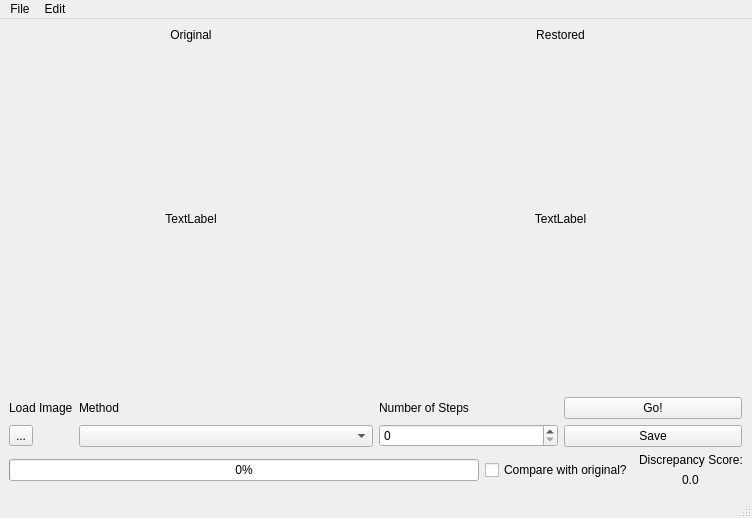
<?xml version="1.0" encoding="UTF-8"?>
<ui version="4.0">
 <class>MainWindow</class>
 <widget class="QMainWindow" name="MainWindow">
  <property name="geometry">
   <rect>
    <x>0</x>
    <y>0</y>
    <width>752</width>
    <height>518</height>
   </rect>
  </property>
  <property name="windowTitle">
   <string>MainWindow</string>
  </property>
  <widget class="QWidget" name="centralwidget">
   <layout class="QVBoxLayout" name="verticalLayout_3">
    <item>
     <layout class="QVBoxLayout" name="verticalLayout_2">
      <item>
       <layout class="QGridLayout" name="gridLayout_2">
        <item row="4" column="1">
         <layout class="QHBoxLayout" name="horizontalLayout">
          <item>
           <layout class="QVBoxLayout" name="verticalLayout_4">
            <item>
             <widget class="QLabel" name="label_3">
              <property name="text">
               <string>Number of Steps</string>
              </property>
             </widget>
            </item>
            <item>
             <widget class="QSpinBox" name="spinBox"/>
            </item>
           </layout>
          </item>
          <item>
           <layout class="QVBoxLayout" name="verticalLayout_5">
            <item>
             <widget class="QPushButton" name="pushButton">
              <property name="text">
               <string>Go!</string>
              </property>
             </widget>
            </item>
            <item>
             <widget class="QPushButton" name="pushButton_2">
              <property name="text">
               <string>Save</string>
              </property>
             </widget>
            </item>
           </layout>
          </item>
         </layout>
        </item>
        <item row="3" column="0">
         <spacer name="horizontalSpacer">
          <property name="orientation">
           <enum>Qt::Horizontal</enum>
          </property>
          <property name="sizeHint" stdset="0">
           <size>
            <width>362</width>
            <height>1</height>
           </size>
          </property>
         </spacer>
        </item>
        <item row="4" column="0">
         <layout class="QGridLayout" name="gridLayout_5">
          <item row="1" column="0">
           <widget class="QToolButton" name="toolButton">
            <property name="text">
             <string>...</string>
            </property>
           </widget>
          </item>
          <item row="0" column="0">
           <widget class="QLabel" name="label">
            <property name="text">
             <string>Load Image</string>
            </property>
           </widget>
          </item>
          <item row="0" column="1">
           <widget class="QLabel" name="label_2">
            <property name="text">
             <string>Method</string>
            </property>
           </widget>
          </item>
          <item row="1" column="1">
           <widget class="QComboBox" name="comboBox"/>
          </item>
         </layout>
        </item>
        <item row="3" column="1">
         <spacer name="horizontalSpacer_2">
          <property name="orientation">
           <enum>Qt::Horizontal</enum>
          </property>
          <property name="sizeHint" stdset="0">
           <size>
            <width>362</width>
            <height>1</height>
           </size>
          </property>
         </spacer>
        </item>
        <item row="2" column="0">
         <widget class="QLabel" name="label_6">
          <property name="minimumSize">
           <size>
            <width>0</width>
            <height>0</height>
           </size>
          </property>
          <property name="mouseTracking">
           <bool>false</bool>
          </property>
          <property name="text">
           <string>TextLabel</string>
          </property>
          <property name="alignment">
           <set>Qt::AlignCenter</set>
          </property>
         </widget>
        </item>
        <item row="2" column="1">
         <widget class="QLabel" name="label_7">
          <property name="layoutDirection">
           <enum>Qt::RightToLeft</enum>
          </property>
          <property name="text">
           <string>TextLabel</string>
          </property>
          <property name="alignment">
           <set>Qt::AlignCenter</set>
          </property>
         </widget>
        </item>
        <item row="2" column="2">
         <spacer name="verticalSpacer">
          <property name="orientation">
           <enum>Qt::Vertical</enum>
          </property>
          <property name="sizeHint" stdset="0">
           <size>
            <width>1</width>
            <height>329</height>
           </size>
          </property>
         </spacer>
        </item>
        <item row="0" column="0">
         <layout class="QHBoxLayout" name="horizontalLayout_2"/>
        </item>
        <item row="1" column="0">
         <widget class="QLabel" name="label_8">
          <property name="text">
           <string>Original</string>
          </property>
          <property name="alignment">
           <set>Qt::AlignCenter</set>
          </property>
         </widget>
        </item>
        <item row="1" column="1">
         <widget class="QLabel" name="label_9">
          <property name="text">
           <string>Restored</string>
          </property>
          <property name="alignment">
           <set>Qt::AlignCenter</set>
          </property>
         </widget>
        </item>
       </layout>
      </item>
      <item>
       <layout class="QHBoxLayout" name="horizontalLayout_9">
        <item>
         <widget class="QProgressBar" name="progressBar">
          <property name="value">
           <number>0</number>
          </property>
         </widget>
        </item>
        <item>
         <widget class="QCheckBox" name="checkBox">
          <property name="text">
           <string>Compare with original?</string>
          </property>
         </widget>
        </item>
        <item>
         <layout class="QVBoxLayout" name="verticalLayout_7">
          <item>
           <widget class="QLabel" name="label_4">
            <property name="text">
             <string>Discrepancy Score:</string>
            </property>
           </widget>
          </item>
          <item alignment="Qt::AlignHCenter">
           <widget class="QLabel" name="label_5">
            <property name="text">
             <string>0.0</string>
            </property>
           </widget>
          </item>
         </layout>
        </item>
       </layout>
      </item>
     </layout>
    </item>
   </layout>
  </widget>
  <widget class="QMenuBar" name="menubar">
   <property name="geometry">
    <rect>
     <x>0</x>
     <y>0</y>
     <width>752</width>
     <height>25</height>
    </rect>
   </property>
   <widget class="QMenu" name="menuFile">
    <property name="title">
     <string>File</string>
    </property>
    <addaction name="actionNew"/>
    <addaction name="actionLoad_New_Image"/>
    <addaction name="actionSave_Image"/>
    <addaction name="actionQuit"/>
   </widget>
   <widget class="QMenu" name="menuEdit">
    <property name="title">
     <string>Edit</string>
    </property>
    <addaction name="actionRestore_Image"/>
    <addaction name="actionSelect_specific_area"/>
    <addaction name="actionSelect_Method"/>
   </widget>
   <addaction name="menuFile"/>
   <addaction name="menuEdit"/>
  </widget>
  <widget class="QStatusBar" name="statusbar"/>
  <action name="actionNew">
   <property name="text">
    <string>New</string>
   </property>
  </action>
  <action name="actionQuit">
   <property name="text">
    <string>Quit</string>
   </property>
  </action>
  <action name="actionSave_Image">
   <property name="text">
    <string>Save Image</string>
   </property>
  </action>
  <action name="actionLoad_New_Image">
   <property name="text">
    <string>Load New Image</string>
   </property>
  </action>
  <action name="actionRestore_Image">
   <property name="text">
    <string>Restore Image</string>
   </property>
  </action>
  <action name="actionSelect_specific_area">
   <property name="text">
    <string>Select specific area</string>
   </property>
  </action>
  <action name="actionSelect_Method">
   <property name="text">
    <string>Select Method</string>
   </property>
  </action>
 </widget>
 <resources/>
 <connections/>
</ui>
